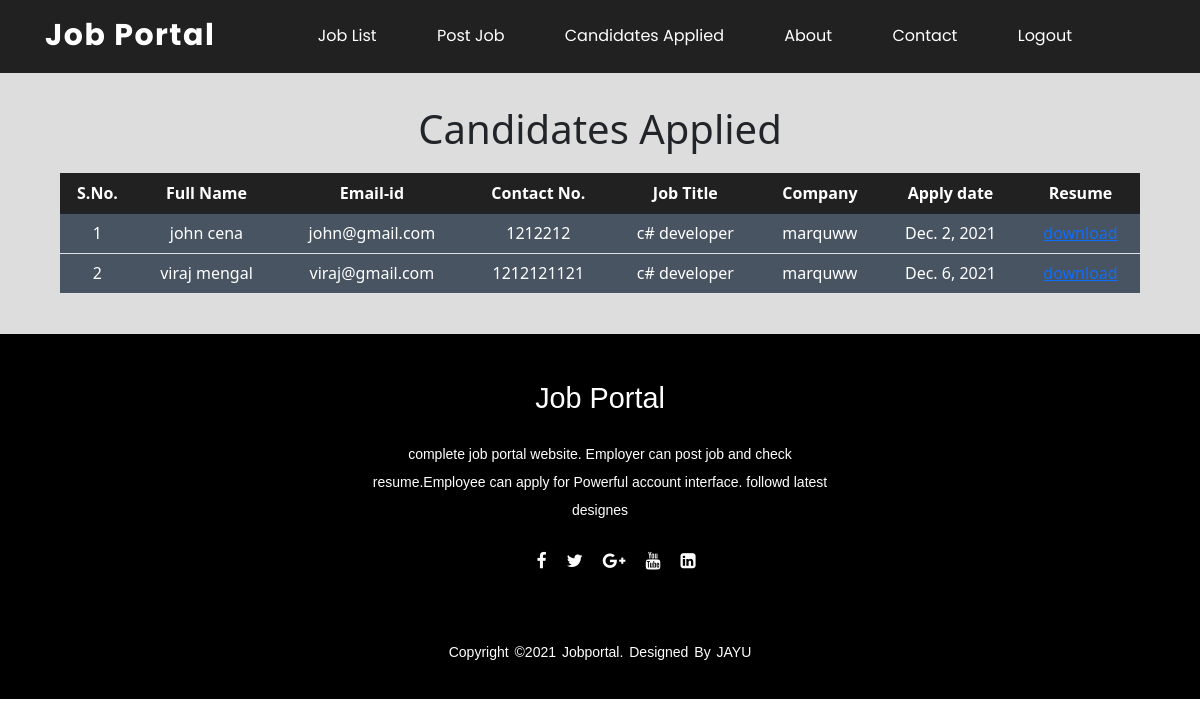
Screenshot of /candidates_applied (signed in) with the database file from the repository.
### job/models.py (models this page shows, shortened)
class Apply(models.Model):
    job = models.ForeignKey(jobs,on_delete=models.CASCADE)
    student=models.ForeignKey(job_seeker,on_delete=models.CASCADE)
    resume=models.FileField(null=True)
    applied_date=models.DateField()

class job_seeker(models.Model):
    user = models.ForeignKey(User,on_delete=models.CASCADE)
    mobile=models.CharField(max_length=10)
    gender=models.CharField(max_length=20,null=True)
    type=models.CharField(max_length=20,null=True)

class jobs(models.Model):
    recruiter1 = models.ForeignKey(recruiter,on_delete=models.CASCADE)
    start_date=models.DateField()
    end_date=models.DateField()
    title=models.CharField(max_length=20)
    salary=models.FloatField(max_length=20)
    description=models.CharField(max_length=100)
    image=models.FileField()
    experience=models.CharField(max_length=100)
    location=models.CharField(max_length=20)
    skills=models.CharField(max_length=100)
    creation_date=models.DateField()

class recruiter(models.Model):
    user = models.ForeignKey(User,on_delete=models.CASCADE)
    mobile=models.CharField(max_length=10)
    company=models.CharField(max_length=50)
    type=models.CharField(max_length=20,null=True)

### job/views.py (the view)
# urls.py: path('candidates_applied',views.candidates_applied,name='candidates_applied'),
def candidates_applied(request):
    if not request.user.is_authenticated:
        return redirect('recruiter_login')
    data=Apply.objects.all()
    d={'data':data}
    return render(request,'job/candidates_applied.html',d)

### templates/job/candidates_applied.html (shortened to what this page needs)
{% extends 'job/recruiter_navigation.html' %}
{% load static %}
{% block content %}
<div class="bg1">
<div class="hedinglist">
<br>
<br>
<h2 style="text-align:center;font-size:40px;margin-top:-16px;">Candidates Applied </h2>
</div>
<div class="listing">
<table class="table table-hover" id="example" >
<thead>
<tr style="text-align:center;">
    <th>S.No.</th>
    <th>Full Name</th>
    <th>Email-id</th>
    <th>Contact No.</th>
    <th>Job Title</th>
    <th>Company</th>
    <th>Apply date</th>
    <th>Resume</th>
</tr>
</thead>
    <tbody>
        {% for i in data %}
        {% ifequal request.user.id i.job.recruiter1.user.id %}
            <tr style="background-color:#485461;text-align:center;">
                <td>{{forloop.counter}}</td>
                <td>{{i.student.user.first_name}} {{i.student.user.last_name}}</td>
                <td>{{i.student.user.username}}</td>
                <td>{{i.student.mobile}}</td>
                <td>{{i.job.title}}</td>
                <td>{{i.job.recruiter1.company}}</td>
                <td>{{i.applied_date}}</td>
                <td><a href = "{{i.resume.url}}"> download </a></td>
            </tr>
            {%endifequal%}
        {%endfor%}
    </tbody>
</table>
<br>
</div>
</div>
{% endblock content %}

### static/job/css/style.css (style rules this page uses)
* { margin : 0px; padding: 0px; }

### static/job/css/search1.css (style rules this page uses)
.bg1 { width: 100%; background-color:#ddd ; }
.table tr { background-color:#212121; color:white; border-radius:10px; height:40px; padding:10px 20px; }
.table { margin-top: 20px; }
.listing { max-width: 90%; margin-left: auto; margin-right: auto; }

### rows the page displays
Apply: student.user.first_name "john", student.user.last_name "cena", student.user.username "john@gmail.com", student.mobile "1212212", job "c# developer", job.recruiter1.company "marquww", applied_date "Dec. 2, 2021"
Apply: student.user.first_name "viraj", student.user.last_name "mengal", student.user.username "viraj@gmail.com", student.mobile "1212121121", job "c# developer", job.recruiter1.company "marquww", applied_date "Dec. 6, 2021"
